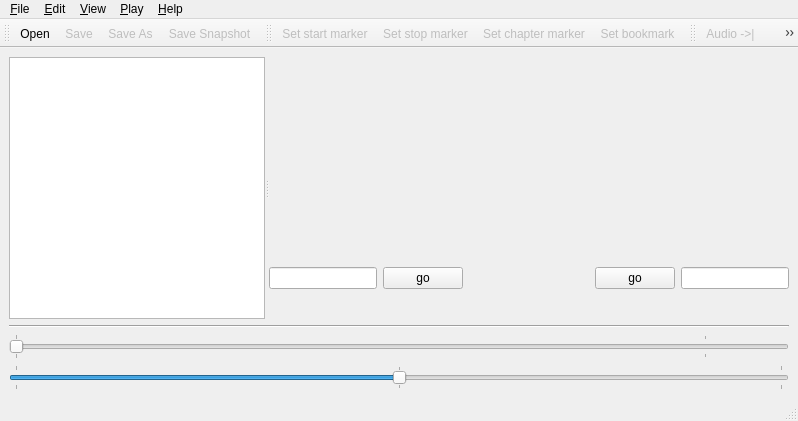
<?xml version="1.0" encoding="UTF-8"?>
<ui version="4.0">
 <class>dvbcutbase</class>
 <widget class="QMainWindow" name="dvbcutbase">
  <property name="geometry">
   <rect>
    <x>0</x>
    <y>0</y>
    <width>798</width>
    <height>421</height>
   </rect>
  </property>
  <property name="windowTitle">
   <string>dvbcut</string>
  </property>
  <property name="locale">
   <locale language="English" country="UnitedStates"/>
  </property>
  <widget class="QWidget" name="centralwidget">
   <property name="enabled">
    <bool>true</bool>
   </property>
   <layout class="QVBoxLayout" name="verticalLayout_2">
    <item>
     <widget class="QSplitter" name="splitter">
      <property name="sizePolicy">
       <sizepolicy hsizetype="Expanding" vsizetype="Preferred">
        <horstretch>0</horstretch>
        <verstretch>0</verstretch>
       </sizepolicy>
      </property>
      <property name="orientation">
       <enum>Qt::Horizontal</enum>
      </property>
      <property name="childrenCollapsible">
       <bool>false</bool>
      </property>
      <widget class="QListView" name="eventlist">
       <property name="sizePolicy">
        <sizepolicy hsizetype="Fixed" vsizetype="Expanding">
         <horstretch>0</horstretch>
         <verstretch>0</verstretch>
        </sizepolicy>
       </property>
       <property name="minimumSize">
        <size>
         <width>0</width>
         <height>0</height>
        </size>
       </property>
      </widget>
      <widget class="QWidget" name="widget_2" native="true">
       <property name="sizePolicy">
        <sizepolicy hsizetype="Preferred" vsizetype="Preferred">
         <horstretch>1</horstretch>
         <verstretch>0</verstretch>
        </sizepolicy>
       </property>
       <layout class="QVBoxLayout" name="verticalLayout">
        <item>
         <layout class="QHBoxLayout" name="horizontalLayout_3">
          <item>
           <widget class="QLabel" name="imagedisplay">
            <property name="text">
             <string/>
            </property>
           </widget>
          </item>
          <item>
           <spacer name="horizontalSpacer_3">
            <property name="orientation">
             <enum>Qt::Horizontal</enum>
            </property>
            <property name="sizeHint" stdset="0">
             <size>
              <width>40</width>
              <height>20</height>
             </size>
            </property>
           </spacer>
          </item>
         </layout>
        </item>
        <item>
         <spacer name="verticalSpacer">
          <property name="orientation">
           <enum>Qt::Vertical</enum>
          </property>
          <property name="sizeHint" stdset="0">
           <size>
            <width>20</width>
            <height>40</height>
           </size>
          </property>
         </spacer>
        </item>
        <item>
         <layout class="QHBoxLayout" name="horizontalLayout">
          <item>
           <widget class="QLineEdit" name="goinput">
            <property name="sizePolicy">
             <sizepolicy hsizetype="Fixed" vsizetype="Fixed">
              <horstretch>0</horstretch>
              <verstretch>0</verstretch>
             </sizepolicy>
            </property>
           </widget>
          </item>
          <item>
           <widget class="QPushButton" name="gobutton">
            <property name="text">
             <string>go</string>
            </property>
           </widget>
          </item>
          <item>
           <spacer name="horizontalSpacer">
            <property name="orientation">
             <enum>Qt::Horizontal</enum>
            </property>
            <property name="sizeHint" stdset="0">
             <size>
              <width>40</width>
              <height>20</height>
             </size>
            </property>
           </spacer>
          </item>
          <item>
           <widget class="QLabel" name="picinfolabel">
            <property name="font">
             <font>
              <family>Monospace</family>
              <pointsize>10</pointsize>
              <italic>false</italic>
             </font>
            </property>
            <property name="text">
             <string/>
            </property>
           </widget>
          </item>
          <item>
           <spacer name="horizontalSpacer_5">
            <property name="orientation">
             <enum>Qt::Horizontal</enum>
            </property>
            <property name="sizeHint" stdset="0">
             <size>
              <width>40</width>
              <height>20</height>
             </size>
            </property>
           </spacer>
          </item>
          <item>
           <widget class="QPushButton" name="gobutton2">
            <property name="text">
             <string>go</string>
            </property>
           </widget>
          </item>
          <item>
           <widget class="QLineEdit" name="goinput2">
            <property name="sizePolicy">
             <sizepolicy hsizetype="Fixed" vsizetype="Fixed">
              <horstretch>0</horstretch>
              <verstretch>0</verstretch>
             </sizepolicy>
            </property>
           </widget>
          </item>
         </layout>
        </item>
        <item>
         <layout class="QHBoxLayout" name="horizontalLayout_2">
          <item>
           <widget class="QLabel" name="pictimelabel">
            <property name="font">
             <font>
              <family>Monospace</family>
              <pointsize>16</pointsize>
             </font>
            </property>
            <property name="text">
             <string/>
            </property>
           </widget>
          </item>
          <item>
           <spacer name="horizontalSpacer_2">
            <property name="orientation">
             <enum>Qt::Horizontal</enum>
            </property>
            <property name="sizeHint" stdset="0">
             <size>
              <width>40</width>
              <height>20</height>
             </size>
            </property>
           </spacer>
          </item>
          <item>
           <widget class="QLabel" name="picinfolabel2">
            <property name="font">
             <font>
              <family>Monospace</family>
              <pointsize>10</pointsize>
             </font>
            </property>
            <property name="text">
             <string/>
            </property>
           </widget>
          </item>
          <item>
           <spacer name="horizontalSpacer_4">
            <property name="orientation">
             <enum>Qt::Horizontal</enum>
            </property>
            <property name="sizeHint" stdset="0">
             <size>
              <width>40</width>
              <height>20</height>
             </size>
            </property>
           </spacer>
          </item>
          <item>
           <widget class="QLabel" name="pictimelabel2">
            <property name="font">
             <font>
              <family>Monospace</family>
              <pointsize>16</pointsize>
             </font>
            </property>
            <property name="text">
             <string/>
            </property>
           </widget>
          </item>
         </layout>
        </item>
       </layout>
      </widget>
     </widget>
    </item>
    <item>
     <widget class="Line" name="line">
      <property name="orientation">
       <enum>Qt::Horizontal</enum>
      </property>
     </widget>
    </item>
    <item>
     <widget class="QSlider" name="linslider">
      <property name="maximum">
       <number>180000</number>
      </property>
      <property name="singleStep">
       <number>7500</number>
      </property>
      <property name="pageStep">
       <number>45000</number>
      </property>
      <property name="orientation">
       <enum>Qt::Horizontal</enum>
      </property>
      <property name="tickPosition">
       <enum>QSlider::TicksBothSides</enum>
      </property>
      <property name="tickInterval">
       <number>90000</number>
      </property>
     </widget>
    </item>
    <item>
     <widget class="QSlider" name="jogslider">
      <property name="minimum">
       <number>-100000</number>
      </property>
      <property name="maximum">
       <number>100000</number>
      </property>
      <property name="singleStep">
       <number>10000</number>
      </property>
      <property name="pageStep">
       <number>10000</number>
      </property>
      <property name="orientation">
       <enum>Qt::Horizontal</enum>
      </property>
      <property name="tickPosition">
       <enum>QSlider::TicksBothSides</enum>
      </property>
      <property name="tickInterval">
       <number>100000</number>
      </property>
     </widget>
    </item>
   </layout>
  </widget>
  <widget class="QMenuBar" name="menubar">
   <property name="geometry">
    <rect>
     <x>0</x>
     <y>0</y>
     <width>798</width>
     <height>24</height>
    </rect>
   </property>
   <widget class="QMenu" name="fileMenu">
    <property name="title">
     <string>&amp;File</string>
    </property>
    <widget class="QMenu" name="recentfilespopup">
     <property name="title">
      <string>Open recent...</string>
     </property>
    </widget>
    <addaction name="fileNewAction"/>
    <addaction name="fileOpenAction"/>
    <addaction name="recentfilespopup"/>
    <addaction name="fileSaveAction"/>
    <addaction name="fileSaveAsAction"/>
    <addaction name="snapshotSaveAction"/>
    <addaction name="chapterSnapshotsSaveAction"/>
    <addaction name="separator"/>
    <addaction name="fileExportAction"/>
    <addaction name="separator"/>
    <addaction name="fileCloseAction"/>
   </widget>
   <widget class="QMenu" name="editMenu">
    <property name="title">
     <string>&amp;Edit</string>
    </property>
    <widget class="QMenu" name="editconvertpopup">
     <property name="title">
      <string>Convert bookmarks</string>
     </property>
     <addaction name="editConvertStart"/>
     <addaction name="editConvertStop"/>
     <addaction name="editConvert4_3"/>
     <addaction name="editConvert16_9"/>
    </widget>
    <addaction name="editStartAction"/>
    <addaction name="editStopAction"/>
    <addaction name="editChapterAction"/>
    <addaction name="editBookmarkAction"/>
    <addaction name="separator"/>
    <addaction name="editAutoChaptersAction"/>
    <addaction name="editSuggestAction"/>
    <addaction name="editImportAction"/>
    <addaction name="editconvertpopup"/>
   </widget>
   <widget class="QMenu" name="viewMenu">
    <property name="title">
     <string>&amp;View</string>
    </property>
    <addaction name="viewNormalAction"/>
    <addaction name="viewUnscaledAction"/>
    <addaction name="viewDifferenceAction"/>
    <addaction name="separator"/>
    <addaction name="zoomInAction"/>
    <addaction name="zoomOutAction"/>
    <addaction name="separator"/>
    <addaction name="viewFullSizeAction"/>
    <addaction name="viewHalfSizeAction"/>
    <addaction name="viewQuarterSizeAction"/>
    <addaction name="viewCustomSizeAction"/>
   </widget>
   <widget class="QMenu" name="playMenu">
    <property name="title">
     <string>&amp;Play</string>
    </property>
    <widget class="QMenu" name="audiotrackpopup">
     <property name="title">
      <string>Audio track</string>
     </property>
    </widget>
    <addaction name="playPlayAction"/>
    <addaction name="playStopAction"/>
    <addaction name="separator"/>
    <addaction name="playAudio1Action"/>
    <addaction name="playAudio2Action"/>
    <addaction name="separator"/>
    <addaction name="audiotrackpopup"/>
   </widget>
   <widget class="QMenu" name="Help">
    <property name="title">
     <string>&amp;Help</string>
    </property>
    <addaction name="action_About"/>
    <addaction name="action_Contents"/>
   </widget>
   <addaction name="fileMenu"/>
   <addaction name="editMenu"/>
   <addaction name="viewMenu"/>
   <addaction name="playMenu"/>
   <addaction name="Help"/>
  </widget>
  <widget class="QStatusBar" name="statusbar"/>
  <widget class="QToolBar" name="toolBar">
   <property name="windowTitle">
    <string>toolBar</string>
   </property>
   <attribute name="toolBarArea">
    <enum>TopToolBarArea</enum>
   </attribute>
   <attribute name="toolBarBreak">
    <bool>false</bool>
   </attribute>
   <addaction name="fileOpenAction"/>
   <addaction name="fileSaveAction"/>
   <addaction name="fileSaveAsAction"/>
   <addaction name="snapshotSaveAction"/>
  </widget>
  <widget class="QToolBar" name="toolBar_2">
   <property name="windowTitle">
    <string>toolBar_2</string>
   </property>
   <attribute name="toolBarArea">
    <enum>TopToolBarArea</enum>
   </attribute>
   <attribute name="toolBarBreak">
    <bool>false</bool>
   </attribute>
   <addaction name="editStartAction"/>
   <addaction name="editStopAction"/>
   <addaction name="editChapterAction"/>
   <addaction name="editBookmarkAction"/>
  </widget>
  <widget class="QToolBar" name="playToolbar">
   <property name="windowTitle">
    <string>toolBar_3</string>
   </property>
   <attribute name="toolBarArea">
    <enum>TopToolBarArea</enum>
   </attribute>
   <attribute name="toolBarBreak">
    <bool>false</bool>
   </attribute>
   <addaction name="playAudio1Action"/>
   <addaction name="playAudio2Action"/>
   <addaction name="playPlayAction"/>
   <addaction name="playStopAction"/>
  </widget>
  <action name="fileNewAction">
   <property name="icon">
    <iconset theme="document-new">
     <normaloff/>
    </iconset>
   </property>
   <property name="text">
    <string>New</string>
   </property>
  </action>
  <action name="fileOpenAction">
   <property name="icon">
    <iconset theme="document-open">
     <normaloff/>
    </iconset>
   </property>
   <property name="text">
    <string>&amp;Open</string>
   </property>
  </action>
  <action name="fileSaveAction">
   <property name="enabled">
    <bool>false</bool>
   </property>
   <property name="icon">
    <iconset theme="document-save">
     <normaloff/>
    </iconset>
   </property>
   <property name="text">
    <string>&amp;Save</string>
   </property>
  </action>
  <action name="fileSaveAsAction">
   <property name="enabled">
    <bool>false</bool>
   </property>
   <property name="icon">
    <iconset theme="document-save-as">
     <normaloff/>
    </iconset>
   </property>
   <property name="text">
    <string>Save &amp;As...</string>
   </property>
  </action>
  <action name="snapshotSaveAction">
   <property name="enabled">
    <bool>false</bool>
   </property>
   <property name="icon">
    <iconset theme="camera-photo">
     <normaloff/>
    </iconset>
   </property>
   <property name="text">
    <string>Save Snapshot</string>
   </property>
  </action>
  <action name="chapterSnapshotsSaveAction">
   <property name="enabled">
    <bool>false</bool>
   </property>
   <property name="text">
    <string>Save Chapter Snapshots</string>
   </property>
  </action>
  <action name="fileExportAction">
   <property name="enabled">
    <bool>false</bool>
   </property>
   <property name="text">
    <string>Export video...</string>
   </property>
  </action>
  <action name="fileCloseAction">
   <property name="icon">
    <iconset theme="window-close">
     <normaloff/>
    </iconset>
   </property>
   <property name="text">
    <string>Close</string>
   </property>
  </action>
  <action name="editStartAction">
   <property name="enabled">
    <bool>false</bool>
   </property>
   <property name="icon">
    <iconset resource="dvbcutbase.qrc">
     <normaloff>:/dcb/icons/play.png</normaloff>:/dcb/icons/play.png</iconset>
   </property>
   <property name="text">
    <string>Set start marker</string>
   </property>
  </action>
  <action name="editStopAction">
   <property name="enabled">
    <bool>false</bool>
   </property>
   <property name="icon">
    <iconset resource="dvbcutbase.qrc">
     <normaloff>:/dcb/icons/stop.png</normaloff>:/dcb/icons/stop.png</iconset>
   </property>
   <property name="text">
    <string>Set stop marker</string>
   </property>
  </action>
  <action name="editChapterAction">
   <property name="enabled">
    <bool>false</bool>
   </property>
   <property name="icon">
    <iconset resource="dvbcutbase.qrc">
     <normaloff>:/dcb/icons/chapter.png</normaloff>:/dcb/icons/chapter.png</iconset>
   </property>
   <property name="text">
    <string>Set chapter marker</string>
   </property>
  </action>
  <action name="editBookmarkAction">
   <property name="enabled">
    <bool>false</bool>
   </property>
   <property name="icon">
    <iconset resource="dvbcutbase.qrc">
     <normaloff>:/dcb/icons/bookmark.png</normaloff>:/dcb/icons/bookmark.png</iconset>
   </property>
   <property name="text">
    <string>Set bookmark</string>
   </property>
  </action>
  <action name="editAutoChaptersAction">
   <property name="enabled">
    <bool>false</bool>
   </property>
   <property name="text">
    <string>Auto chapters</string>
   </property>
  </action>
  <action name="editSuggestAction">
   <property name="enabled">
    <bool>false</bool>
   </property>
   <property name="text">
    <string>Suggest bookmarks</string>
   </property>
  </action>
  <action name="editImportAction">
   <property name="enabled">
    <bool>false</bool>
   </property>
   <property name="text">
    <string>Import bookmarks</string>
   </property>
  </action>
  <action name="viewNormalAction">
   <property name="checkable">
    <bool>true</bool>
   </property>
   <property name="checked">
    <bool>true</bool>
   </property>
   <property name="text">
    <string>Normal</string>
   </property>
  </action>
  <action name="viewUnscaledAction">
   <property name="checkable">
    <bool>true</bool>
   </property>
   <property name="text">
    <string>Unscaled</string>
   </property>
  </action>
  <action name="viewDifferenceAction">
   <property name="checkable">
    <bool>true</bool>
   </property>
   <property name="text">
    <string>Show difference to current picture</string>
   </property>
  </action>
  <action name="zoomInAction">
   <property name="text">
    <string>Zoom in</string>
   </property>
  </action>
  <action name="zoomOutAction">
   <property name="text">
    <string>Zoom out</string>
   </property>
  </action>
  <action name="viewFullSizeAction">
   <property name="checkable">
    <bool>true</bool>
   </property>
   <property name="checked">
    <bool>true</bool>
   </property>
   <property name="text">
    <string>Full size</string>
   </property>
  </action>
  <action name="viewHalfSizeAction">
   <property name="checkable">
    <bool>true</bool>
   </property>
   <property name="text">
    <string>Half size</string>
   </property>
  </action>
  <action name="viewQuarterSizeAction">
   <property name="checkable">
    <bool>true</bool>
   </property>
   <property name="text">
    <string>Quarter size</string>
   </property>
  </action>
  <action name="viewCustomSizeAction">
   <property name="checkable">
    <bool>true</bool>
   </property>
   <property name="text">
    <string>Custom size</string>
   </property>
  </action>
  <action name="playPlayAction">
   <property name="enabled">
    <bool>false</bool>
   </property>
   <property name="icon">
    <iconset theme="media-playback-start">
     <normaloff/>
    </iconset>
   </property>
   <property name="text">
    <string>Play</string>
   </property>
  </action>
  <action name="playStopAction">
   <property name="enabled">
    <bool>false</bool>
   </property>
   <property name="icon">
    <iconset theme="media-playback-stop">
     <normaloff/>
    </iconset>
   </property>
   <property name="text">
    <string>Stop</string>
   </property>
  </action>
  <action name="playAudio1Action">
   <property name="enabled">
    <bool>false</bool>
   </property>
   <property name="icon">
    <iconset theme="media-skip-forward">
     <normaloff/>
    </iconset>
   </property>
   <property name="text">
    <string>Play audio: last 2 seconds</string>
   </property>
   <property name="iconText">
    <string>Audio -&gt;|</string>
   </property>
  </action>
  <action name="playAudio2Action">
   <property name="enabled">
    <bool>false</bool>
   </property>
   <property name="icon">
    <iconset theme="media-skip-backward">
     <normaloff/>
    </iconset>
   </property>
   <property name="text">
    <string>Play audio: next 2 seconds</string>
   </property>
   <property name="iconText">
    <string>Audio |-&gt;</string>
   </property>
  </action>
  <action name="action_About">
   <property name="text">
    <string>&amp;About</string>
   </property>
  </action>
  <action name="action_Contents">
   <property name="text">
    <string>&amp;Contents</string>
   </property>
  </action>
  <action name="actionFoo">
   <property name="text">
    <string>foo</string>
   </property>
  </action>
  <action name="actionFoo_2">
   <property name="text">
    <string>foo</string>
   </property>
  </action>
  <action name="actionFoo_3">
   <property name="text">
    <string>foo</string>
   </property>
  </action>
  <action name="editConvertStart">
   <property name="text">
    <string>START / STOP</string>
   </property>
  </action>
  <action name="editConvertStop">
   <property name="text">
    <string>STOP / START</string>
   </property>
  </action>
  <action name="editConvert4_3">
   <property name="text">
    <string>4 : 3</string>
   </property>
  </action>
  <action name="editConvert16_9">
   <property name="text">
    <string>16 : 9</string>
   </property>
  </action>
 </widget>
 <resources>
  <include location="dvbcutbase.qrc"/>
 </resources>
 <connections>
  <connection>
   <sender>fileCloseAction</sender>
   <signal>triggered()</signal>
   <receiver>dvbcutbase</receiver>
   <slot>close()</slot>
   <hints>
    <hint type="sourcelabel">
     <x>-1</x>
     <y>-1</y>
    </hint>
    <hint type="destinationlabel">
     <x>361</x>
     <y>201</y>
    </hint>
   </hints>
  </connection>
 </connections>
</ui>
